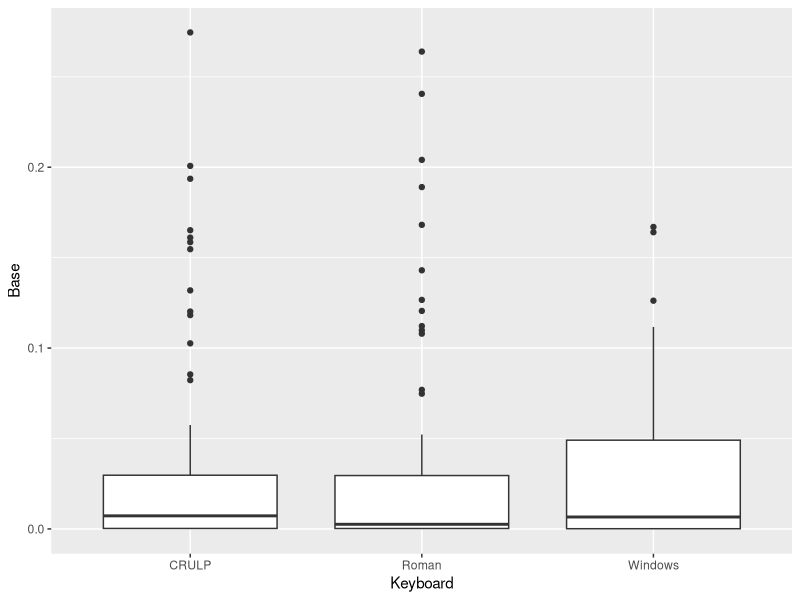
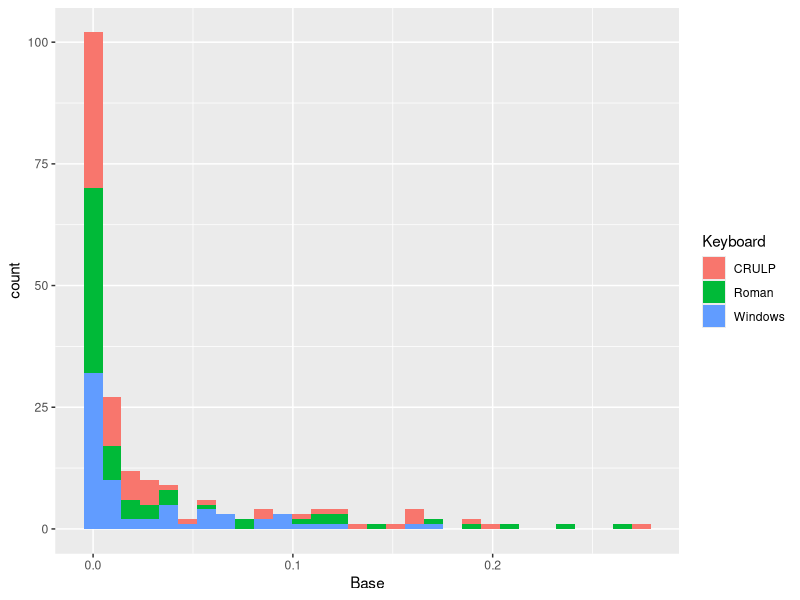
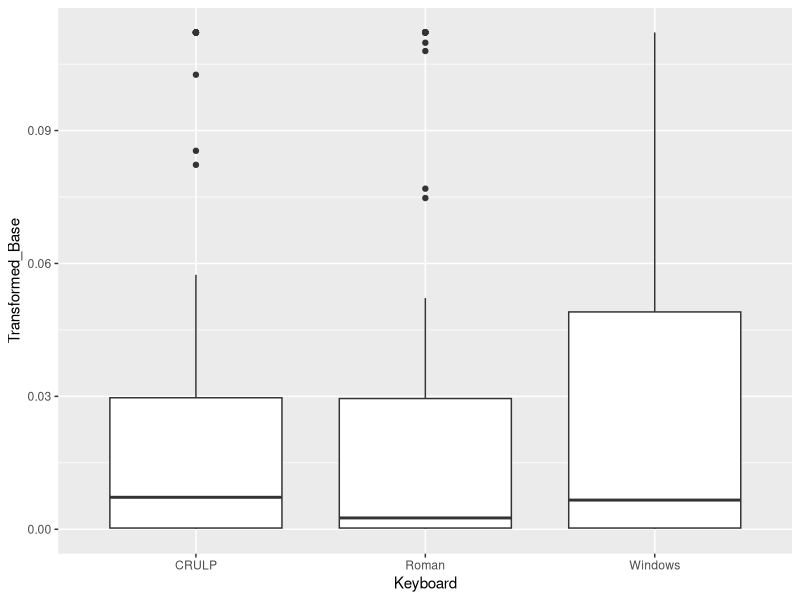
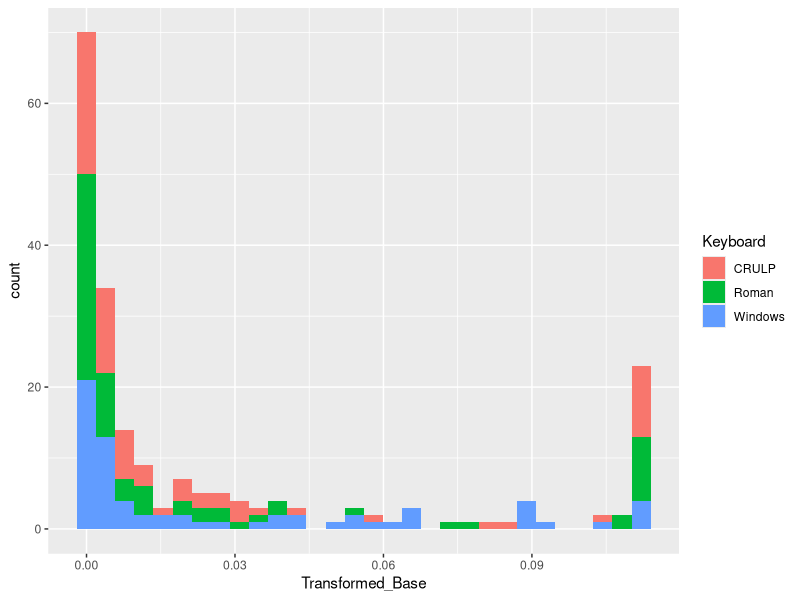
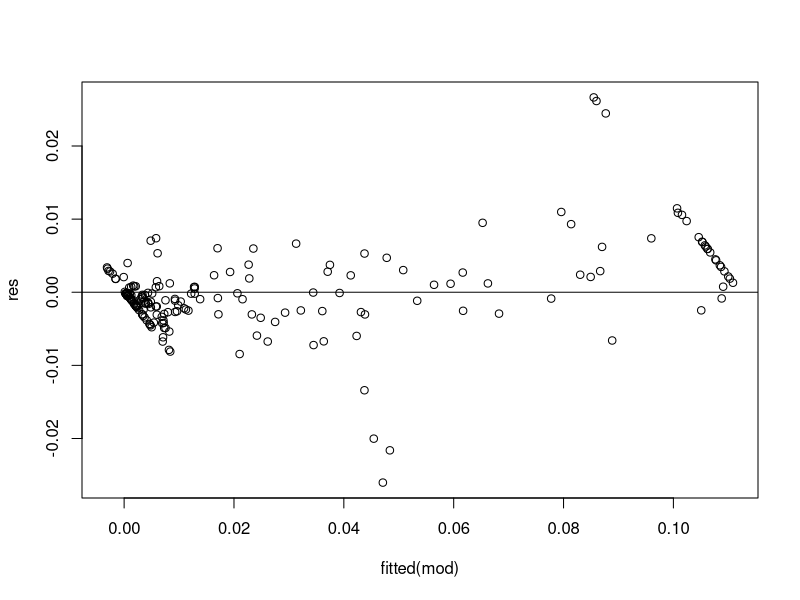
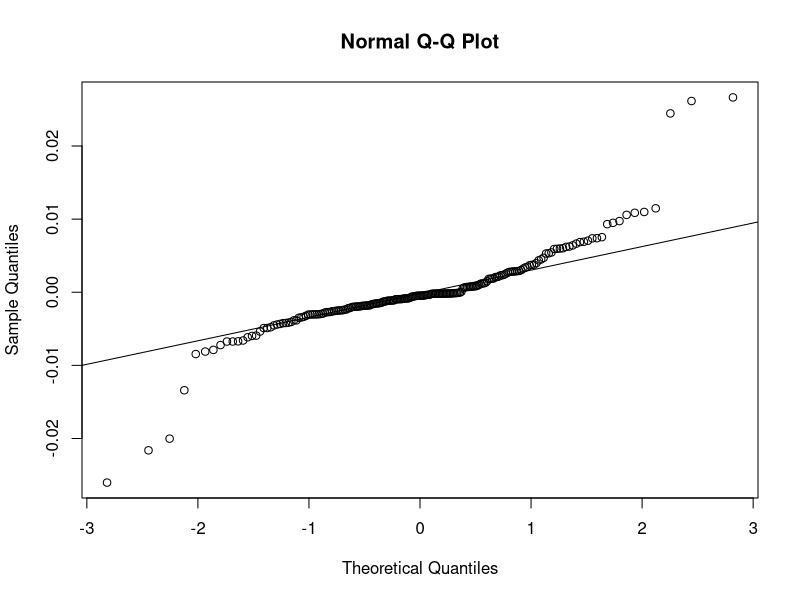
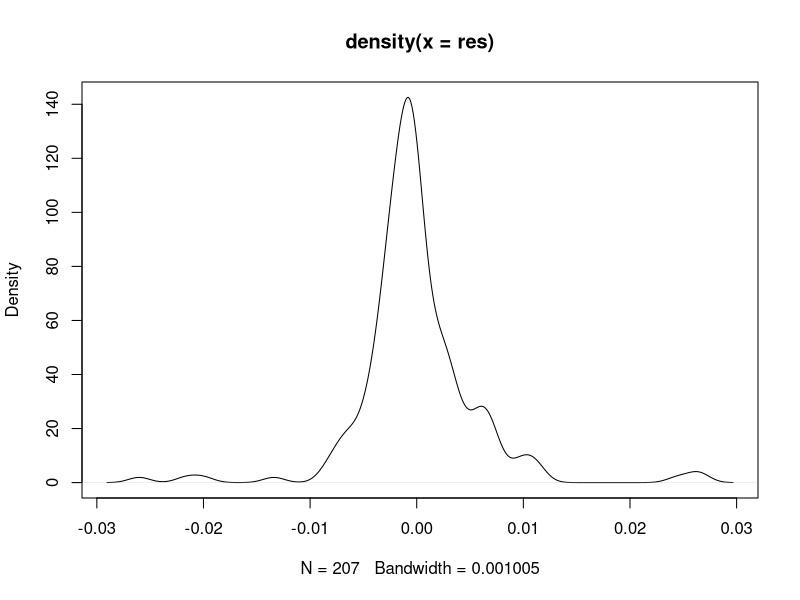

The R source for these figures, in order:
library(tidyverse)
library(rstatix)
library(nlme)

################
# Prepare Data #
################
# Read Data
data <- read.csv("./output/data/dakshina.csv")
data <- read.csv("./output/data/roUrParl.csv")
view(data)

# Add Hand-Finger combined column
# Each key uses only one Hand-Finger combination
data$Hand_Finger <- paste(data$Hand, data$Finger)
view(data)

# Add 1 smoothing
crulp <- subset(data, Keyboard == "CRULP")
roman <- subset(data, Keyboard == "Roman")
windows <- subset(data, Keyboard == "Windows")

crulp$Prob_Add1 <- (crulp$Frequency+1)/(sum(crulp$Frequency)+length(crulp$Frequency))
roman$Prob_Add1 <- (roman$Frequency+1)/(sum(roman$Frequency)+length(roman$Frequency))
windows$Prob_Add1 <- (windows$Frequency+1)/(sum(windows$Frequency)+length(windows$Frequency))

data <- rbind(crulp, roman, windows)
view(data)

# Total distance calculation and log transformation
data$Base <- data$Distance*data$Prob_Add1
#sqrt transformation seems to work better 
data$Transformed_Base <- sqrt(data$Base)
view(data)

print(sum(data$Frequency))

#################
# Winsorization #
#################
#let's use 10% of our data to winsorize, we have N = 207 and 10% = 20.7 ~ 21
#I also tried 15% but I think 10% works better. You can try other alternatives
percent = 21
wins <- function(x, n=percent) { 
  xx <- sort(unique(x)) 
  x[x<=xx[n]] <- xx[n+percent]
  x[x>=xx[length(xx)-n]] <- xx[length(xx)-n]
  x 
}

data$Transformed_Base <- wins(data$Base,percent)

view(data)
ggplot(data=data, mapping=aes(x=Keyboard, y=Base))+geom_boxplot()
ggplot(data, aes(Base, fill = Keyboard))+geom_histogram()

ggplot(data=data, mapping=aes(x=Keyboard, y=Transformed_Base))+geom_boxplot()
ggplot(data, aes(Transformed_Base, fill = Keyboard))+geom_histogram()

##################################
# linear mixed effects Model #
##################################
mod <- lme(Transformed_Base ~  Keyboard *Hand_Finger , random = ~ Keyboard | Key, data =data)
mod

#get list of residuals 
res <- resid(mod)
plot(fitted(mod), res)
#add a horizontal line at 0 
abline(0,0)
qqnorm(res)
#add a straight diagonal line to the plot
qqline(res) 
plot(density(res))

summary <- summary(mod)
table = as.data.frame(summary$tTable)
table 
significant <- subset(table, `p-value`< .05)
knitr::kable(significant, format = "markdown")

knitr::kable(anova(mod), format = "markdown")

